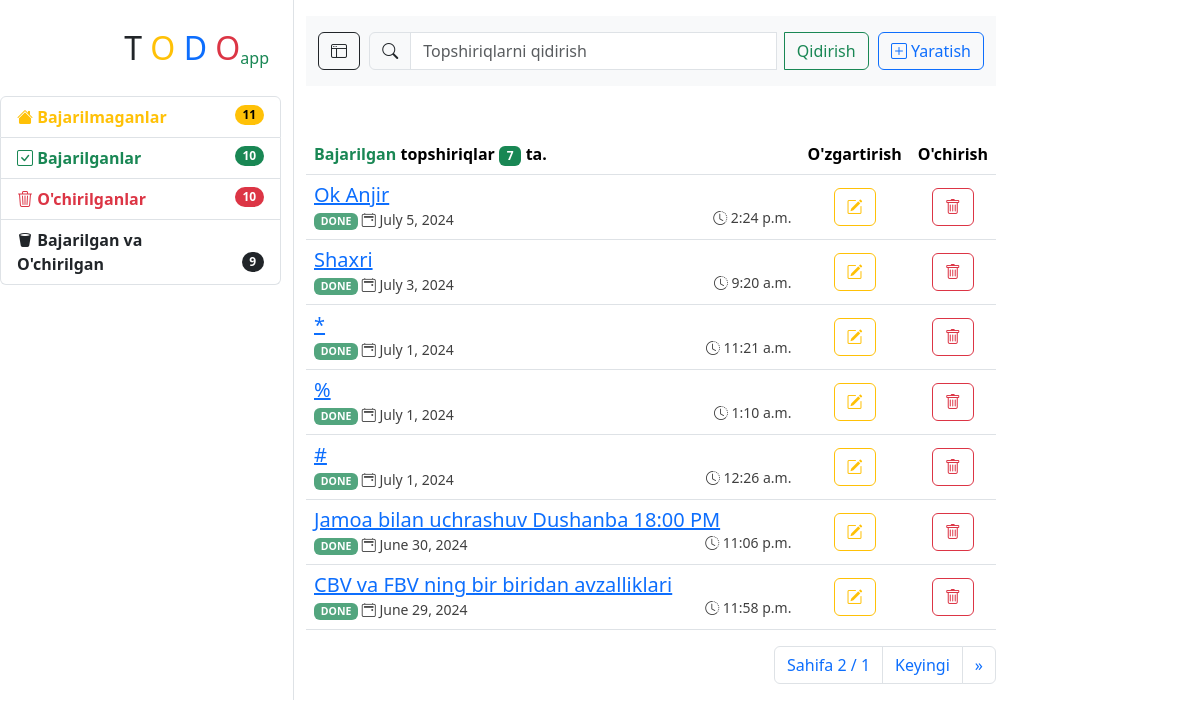
Screenshot of /task-done-view/ (signed in) with the database file from the repository.
### task/models.py (models this page shows, shortened)
class Task(models.Model):
    class Meta:
        ordering = ['-updated_at']
        verbose_name = 'Topshiriq'
        verbose_name_plural = 'Topshiriqlar'
    title = models.CharField(max_length=255, verbose_name="Sarlavha:")
    description = models.TextField(verbose_name="Tavsif:")
    is_done = models.BooleanField(default=False, verbose_name="Bajarildi")
    is_delete = models.BooleanField(default=False, verbose_name="O'chirildi")
    created_at = models.DateTimeField(auto_now_add=True)
    updated_at = models.DateTimeField(auto_now=True)
    objects = Manager()  # Task.objects.all()
    todo = TaskTodotManager()   # Task.todo.all()
    done = TaskDoneManager()    # Task.done.all()
    delete = TaskDeletedManager()   # Task.delete.all()
    done_delete = TaskDoneDeletedManager()   # Task.done_delete.all()
    @property
    def status(self):
        code = "DONE & DELETE" if self.is_done and self.is_delete else "DONE" if self.is_done else "DELETE" if self.is_delete else "TODO"
        return code
    @property
    def css_class(self):
        cls = "dark" if self.is_done and self.is_delete else "success" if self.is_done else "danger" if self.is_delete else "warning"
        return cls

### task/views.py (the view)
# urls.py: path('task-done-view/', task_done_view, name='task-done-view'),
@login_required
def task_done_view(request):
    return task_view(request, 'Bajarilgan', 'DONE', 'success')

### task/forms.py
class TaskForm(forms.ModelForm):
    class Meta:
        model = Task
        fields = ['title', 'description', 'is_done', 'is_delete']
        widgets = {
            'title': forms.TextInput(attrs={'class': 'form-control', 'placeholder': 'Sarlavha...'}),
            'description': forms.Textarea(attrs={'class': 'form-control', 'rows': 7, 'placeholder': 'Tavsif...'}),
            'is_done': forms.CheckboxInput(attrs={'class': 'form-check-input'}),
            'is_delete': forms.CheckboxInput(attrs={'class': 'form-check-input'})
        }

### task/managers.py (called while the page is built)
    def get_queryset(self):
        return super().get_queryset().filter(is_done=False, is_delete=False)

    def get_queryset(self):
        return super().get_queryset().filter(is_done=True, is_delete=False)

    def get_queryset(self):
        return super().get_queryset().filter(is_done=False, is_delete=True)

    def get_queryset(self):
        return super().get_queryset().filter(is_done=True, is_delete=True)

### task/views.py (called while the page is built)
def task_view(request, sms, code, css_class):
    if code == 'TODO':
        tasks = Task.todo.all()
    elif code == 'DONE':
        tasks = Task.done.all()
    elif code == 'DELETE':
        tasks = Task.delete.all()
    elif code == 'DONE & DELETE':
        tasks = Task.done_delete.all()
    else:
        tasks = Task.objects.none()
    form = TaskForm()
    paginator = Paginator(tasks, 7)
    page_number = request.GET.get('page')
    tasks = paginator.get_page(page_number)
    context = {
        'tasks': tasks,
        'form': form,
        'sms': sms,
        'task_code': code,
        'class': css_class,
        'todo_count': Task.todo.all().count(),
        'done_count': Task.done.all().count(),
        'deleted_count': Task.delete.all().count(),
        'done_delete_count': Task.done_delete.all().count(),
    }
    return render(request, 'task/home.html', context)

### templates/task/home.html (shortened to what this page needs)
{% extends '_base.html' %}
{% load static %}
{% block content %}
    {% include 'task/navbar.html' %}
    {% if tasks %}
        <table class="table table-hover mt-5">
            <thead>
            <tr>
                <th class="w-75" scope="col"><span class="text-{{ class }}">{{ sms }} </span> topshiriqlar <b
                        class="badge text-bg-{{ class }}">
                    {{ tasks|length }}
                </b> ta.
                </th>
                <th class="text-center" scope="col">O'zgartirish</th>
                {% if task_code != "DELETE" and task_code != "DONE & DELETE" %}
                    <th class="text-center" scope="col">O'chirish</th>
                {% endif %}
            </tr>
            </thead>
            <tbody>
            {% for task in tasks %}
                <tr>
                    <td class="align-middle" data-bs-toggle="modal" data-bs-target="#exampleModalDetail"
                        data-task-id="{{ task.id }}"
                        data-task-title="{{ task.title }}"
                        data-task-description="{{ task.description }}"
                        data-task-done="{{ task.is_done }}"
                        data-task-deleted="{{ task.is_delete }}"
                        data-task-created="{{ task.created_at }}"
                        data-task-updated="{{ task.updated_at }}">
                        <h5 class="card-title">
                            <a href="#">
                                {{ task.title|truncatechars:40 }}
                            </a>
                        </h5>
                        <div class="align-middle">
                            <small class="opacity-75">
                                <span class="badge text-bg-{{ task.css_class }}">{{ task.status }}</span>
                                <i class="bi bi-calendar2-event"></i>
                                {{ task.updated_at| date }}</small>
                            <small class="float-end opacity-75">
                                <i class="bi bi-clock-history"></i>
                                {{ task.updated_at | time }}</small>
                        </div>
                    </td>
                    <td class="text-center align-middle">
                        <button type="submit" class="btn btn-outline-warning" data-bs-toggle="modal"
                                data-bs-target="#exampleModalEdit"
                                data-task-id="{{ task.id }}"
                                data-task-title="{{ task.title }}"
                                data-task-description="{{ task.description }}"
                                data-task-done="{{ task.is_done }}"
                                data-task-deleted="{{ task.is_delete }}">
                            <i class="bi bi-pencil-square"></i>
                        </button>
                    </td>
                    {% if task.status != 'DELETE' and task.status != 'DONE & DELETE' %}
                        <td class="text-center align-middle">
                            <button type="submit" class="btn btn-outline-danger" data-bs-toggle="modal"
                                    data-bs-target="#exampleModalDelete"
                                    data-task-id="{{ task.id }}">
                                <i class="bi bi-trash"></i>
                            </button>
                        </td>
                    {% endif %}
                </tr>
            {% endfor %}
            </tbody>
        </table>
        {% include 'task/pagenation.html' %}
    {% endif %}
{% endblock %}

### rows the page displays
Task: title "Ok Anjir", status "DONE", updated_at "July 5, 2024", updated_at "2:24 p.m."
Task: title "Shaxri", status "DONE", updated_at "July 3, 2024", updated_at "9:20 a.m."
Task: title "*", status "DONE", updated_at "July 1, 2024", updated_at "11:21 a.m."
Task: title "%", status "DONE", updated_at "July 1, 2024", updated_at "1:10 a.m."
Task: title "#", status "DONE", updated_at "July 1, 2024", updated_at "12:26 a.m."
Task: title "Jamoa bilan uchrashuv Dushanba 18:00 PM", status "DONE", updated_at "June 30, 2024", updated_at "11:06 p.m."
Task: title "CBV va FBV ning bir biridan avzalliklari", status "DONE", updated_at "June 29, 2024", updated_at "11:58 p.m."

### other values shown
{{ todo_count }} "11"
{{ done_count }} "10"
{{ deleted_count }} "10"
{{ done_delete_count }} "9"
{{ sms }} "Bajarilgan"
{{ tasks|length }} "7"
{{ tasks.paginator.num_pages }} "2"
{{ tasks.number }} "1"
